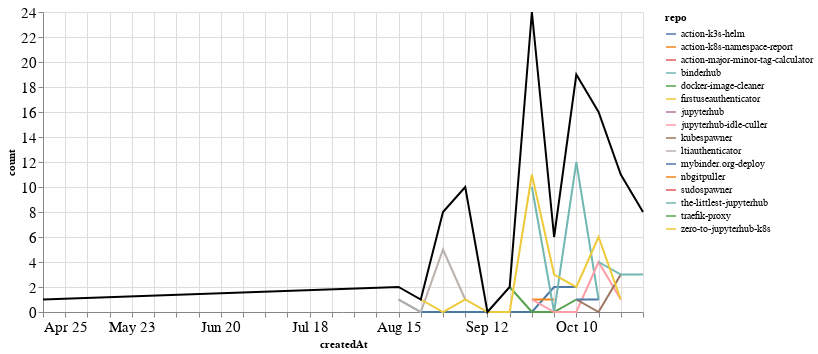

Source (notebook cell):
### Markdown cell above
### PRs

### Code cell
prs_time = prs.groupby('repo').resample('W', on='createdAt').count()['author'].reset_index()
prs_time = prs_time.rename(columns={'author': 'count'})
prs_time_total = prs_time.groupby('createdAt').agg({"count": "sum"}).reset_index()

ch1 = alt.Chart(prs_time, width=600).mark_line().encode(
    x='createdAt',
    y='count',
    color='repo',
    tooltip="repo"
)

ch2 = alt.Chart(prs_time_total, width=600).mark_line(color="black").encode(
    x='createdAt',
    y='count',
)

ch1 + ch2

### Figure 1 — Vega-Lite specification as saved in the notebook (floating-point values rounded to 4 significant figures)
{"config": {"axisLeft": {"labelFontSize": 15}, "axisBottom": {"labelFontSize": 15}}, "layer": [{"data": {"name": "data-8006459ac834f12fea1840d4661cd44c"}, "mark": "line", "encoding": {"color": {"type": "nominal", "field": "repo"}, "tooltip": {"type": "nominal", "field": "repo"}, "x": {"type": "temporal", "field": "createdAt"}, "y": {"type": "quantitative", "field": "count"}}, "width": 600}, {"data": {"name": "data-d416cfe376ba06d1f9ddc418c303b12c"}, "mark": {"type": "line", "color": "black"}, "encoding": {"x": {"type": "temporal", "field": "createdAt"}, "y": {"type": "quantitative", "field": "count"}}, "width": 600}], "$schema": "https://vega.github.io/schema/vega-lite/v4.8.1.json", "datasets": {"data-8006459ac834f12fea1840d4661cd44c": [{"repo": "action-k3s-helm", "createdAt": "2021-08-15T00:00:00", "count": 1}, {"repo": "action-k3s-helm", "createdAt": "2021-08-22T00:00:00", "count": 0}, {"repo": "action-k3s-helm", "createdAt": "2021-08-29T00:00:00", "count": 0}, {"repo": "action-k3s-helm", "createdAt": "2021-09-05T00:00:00", "count": 0}, {"repo": "action-k3s-helm", "createdAt": "2021-09-12T00:00:00", "count": 0}, {"repo": "action-k3s-helm", "createdAt": "2021-09-19T00:00:00", "count": 0}, {"repo": "action-k3s-helm", "createdAt": "2021-09-26T00:00:00", "count": 0}, {"repo": "action-k3s-helm", "createdAt": "2021-10-03T00:00:00", "count": 2}, {"repo": "action-k3s-helm", "createdAt": "2021-10-10T00:00:00", "count": 2}, {"repo": "action-k8s-namespace-report", "createdAt": "2021-09-26T00:00:00", "count": 1}, {"repo": "action-k8s-namespace-report", "createdAt": "2021-10-03T00:00:00", "count": 1}, {"repo": "action-major-minor-tag-calculator", "createdAt": "2021-09-26T00:00:00", "count": 1}, {"repo": "binderhub", "createdAt": "2021-09-26T00:00:00", "count": 10}, {"repo": "binderhub", "createdAt": "2021-10-03T00:00:00", "count": 0}, {"repo": "binderhub", "createdAt": "2021-10-10T00:00:00", "count": 12}, {"repo": "binderhub", "createdAt": "2021-10-17T00:00:00", "count": 1}, {"repo": "docker-image-cleaner", "createdAt": "2021-09-19T00:00:00", "count": 2}, {"repo": "docker-image-cleaner", "createdAt": "2021-09-26T00:00:00", "count": 0}, {"repo": "docker-image-cleaner", "createdAt": "2021-10-03T00:00:00", "count": 0}, {"repo": "docker-image-cleaner", "createdAt": "2021-10-10T00:00:00", "count": 1}, {"repo": "firstuseauthenticator", "createdAt": "2021-10-31T00:00:00", "count": 5}, {"repo": "jupyterhub", "createdAt": "2021-08-29T00:00:00", "count": 3}, {"repo": "jupyterhub-idle-culler", "createdAt": "2021-09-26T00:00:00", "count": 1}, {"repo": "jupyterhub-idle-culler", "createdAt": "2021-10-03T00:00:00", "count": 0}, {"repo": "jupyterhub-idle-culler", "createdAt": "2021-10-10T00:00:00", "count": 0}, {"repo": "jupyterhub-idle-culler", "createdAt": "2021-10-17T00:00:00", "count": 4}, {"repo": "jupyterhub-idle-culler", "createdAt": "2021-10-24T00:00:00", "count": 1}, {"repo": "kubespawner", "createdAt": "2021-10-10T00:00:00", "count": 1}, {"repo": "kubespawner", "createdAt": "2021-10-17T00:00:00", "count": 0}, {"repo": "kubespawner", "createdAt": "2021-10-24T00:00:00", "count": 3}, {"repo": "ltiauthenticator", "createdAt": "2021-08-15T00:00:00", "count": 1}, {"repo": "ltiauthenticator", "createdAt": "2021-08-22T00:00:00", "count": 0}, {"repo": "ltiauthenticator", "createdAt": "2021-08-29T00:00:00", "count": 5}, {"repo": "ltiauthenticator", "createdAt": "2021-09-05T00:00:00", "count": 1}, {"repo": "mybinder.org-deploy", "createdAt": "2021-10-10T00:00:00", "count": 1}, {"repo": "mybinder.org-deploy", "createdAt": "2021-10-17T00:00:00", "count": 1}, {"repo": "nbgitpuller", "createdAt": "2021-09-05T00:00:00", "count": 8}, {"repo": "sudospawner", "createdAt": "2021-04-25T00:00:00", "count": 1}, {"repo": "the-littlest-jupyterhub", "createdAt": "2021-10-17T00:00:00", "count": 4}, {"repo": "the-littlest-jupyterhub", "createdAt": "2021-10-24T00:00:00", "count": 3}, {"repo": "the-littlest-jupyterhub", "createdAt": "2021-10-31T00:00:00", "count": 3}, {"repo": "traefik-proxy", "createdAt": "2021-10-24T00:00:00", "count": 3}, {"repo": "zero-to-jupyterhub-k8s", "createdAt": "2021-08-22T00:00:00", "count": 1}, {"repo": "zero-to-jupyterhub-k8s", "createdAt": "2021-08-29T00:00:00", "count": 0}, {"repo": "zero-to-jupyterhub-k8s", "createdAt": "2021-09-05T00:00:00", "count": 1}, {"repo": "zero-to-jupyterhub-k8s", "createdAt": "2021-09-12T00:00:00", "count": 0}, {"repo": "zero-to-jupyterhub-k8s", "createdAt": "2021-09-19T00:00:00", "count": 0}, {"repo": "zero-to-jupyterhub-k8s", "createdAt": "2021-09-26T00:00:00", "count": 11}, {"repo": "zero-to-jupyterhub-k8s", "createdAt": "2021-10-03T00:00:00", "count": 3}, {"repo": "zero-to-jupyterhub-k8s", "createdAt": "2021-10-10T00:00:00", "count": 2}, {"repo": "zero-to-jupyterhub-k8s", "createdAt": "2021-10-17T00:00:00", "count": 6}, {"repo": "zero-to-jupyterhub-k8s", "createdAt": "2021-10-24T00:00:00", "count": 1}], "data-d416cfe376ba06d1f9ddc418c303b12c": [{"createdAt": "2021-04-25T00:00:00", "count": 1}, {"createdAt": "2021-08-15T00:00:00", "count": 2}, {"createdAt": "2021-08-22T00:00:00", "count": 1}, {"createdAt": "2021-08-29T00:00:00", "count": 8}, {"createdAt": "2021-09-05T00:00:00", "count": 10}, {"createdAt": "2021-09-12T00:00:00", "count": 0}, {"createdAt": "2021-09-19T00:00:00", "count": 2}, {"createdAt": "2021-09-26T00:00:00", "count": 24}, {"createdAt": "2021-10-03T00:00:00", "count": 6}, {"createdAt": "2021-10-10T00:00:00", "count": 19}, {"createdAt": "2021-10-17T00:00:00", "count": 16}, {"createdAt": "2021-10-24T00:00:00", "count": 11}, {"createdAt": "2021-10-31T00:00:00", "count": 8}]}}
